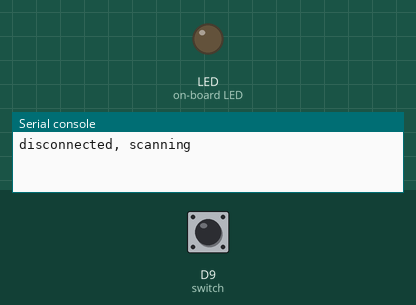
This program was run on a simulated CircuitPython board. On the bench: output pins drawn as LEDs (lit = HIGH), the last lines printed to the serial console. The inputs (shaded band) are chosen by the test bench; at power-on: D9 (switch) LOW. Nothing arrives over Bluetooth unless stated.

Above: at 1.2 s.
1.3 s: D9 (switch) pulled HIGH for 2.45 s
At 3.7 s:
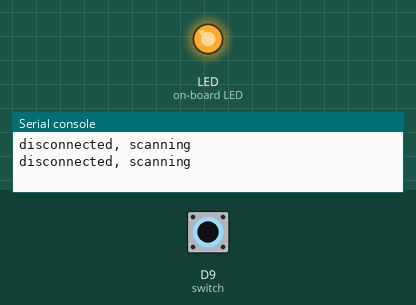
Timing chart, 0 to 6.5 s (numbered marks = the images above; inputs shaded):
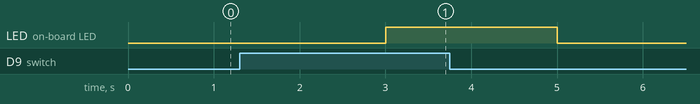

Measured:
- after the input at 1.3 s, LED (on-board LED): LOW → HIGH after 1.7 s, → LOW 2.0 s later

The program:

code.py
```python
import asyncio
import board
import digitalio
from adafruit_ble import BLERadio
from adafruit_ble.advertising.standard import ProvideServicesAdvertisement
from adafruit_ble.services.nordic import UARTService

async def sendDataViaBle(switch):
    ble = BLERadio()
    while True:
      while ble.connected and any(UARTService in connection for connection in ble.connections):
          for connection in ble.connections:
                if UARTService not in connection:
                    continue
                uart = connection[UARTService]
                data = str(switch.value)
                print(data)
                uart.write(data.encode('utf-8'))
                one_byte = uart.read()
                if one_byte:
                    print(one_byte)
                print()
      print("disconnected, scanning")
      for advertisement in ble.start_scan(ProvideServicesAdvertisement, timeout=1):
           if UARTService not in advertisement.services:
            continue
           ble.connect(advertisement)
           print("connected")
           break
      ble.stop_scan()
      await asyncio.sleep(1)

async def inputOutput(switch ,output):
    led = digitalio.DigitalInOut(output)
    led.direction = digitalio.Direction.OUTPUT
    while True:
      if switch.value:
           led.value = True
      else:
           led.value = False
      await asyncio.sleep(1)

async def main():
    switch = digitalio.DigitalInOut(board.D9)
    switch.direction = digitalio.Direction.INPUT
    switch.pull = digitalio.Pull.DOWN
    sendData = asyncio.create_task(sendDataViaBle(switch))
    switchON = asyncio.create_task(inputOutput(switch ,board.LED))
    await asyncio.gather(switchON,sendData)
    print("done")


asyncio.run(main())
```
